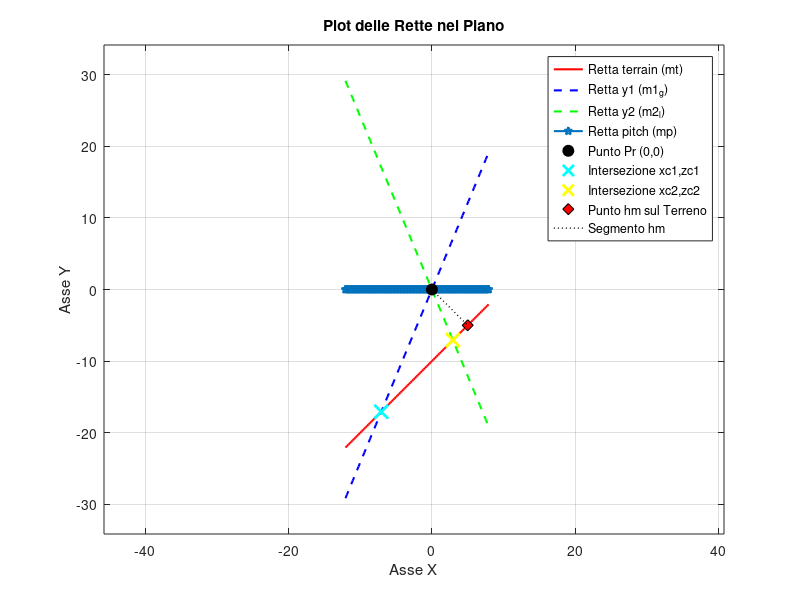

Reproduce this figure in MATLAB.
clear; close all; clc;

% Flag per usare angoli specifici o generati randomicamente
use_specific_angles = true; % Imposta a 'false' per angoli randomici
tolerance = 1e-4;
areDifferent = @(a, b, tol) abs(a - b) > tol * max(abs(a), abs(b));

%% Measuraments Variables
pr = [0,0]';
qt = - 10;
Gamma = -pi/8;
Lambda = pi/8;

if use_specific_angles
    beta = pi/4;
    theta = 0;
else
    % random angles generator
    lower_bound = -pi/2;
    upper_bound = pi/2;
    % Genera un singolo angolo randomico
    beta = lower_bound + (upper_bound - lower_bound) * rand();
    lower_bound = -pi/4;
    upper_bound = pi/4;
    theta = lower_bound + (upper_bound - lower_bound) * rand();
end

beta_ang = rad2deg(beta)
theat_ang = rad2deg(theta)

m1_g = tan((3*pi/2 + Gamma + theta)); 
m2_l = tan((3*pi/2 + Lambda + theta));
    
mt = tan(beta);
mp = tan(theta);
% robot position

q1 = pr(2) - m1_g*pr(1);
q2 = pr(2) - m2_l*pr(1);
qp = pr(2) - mp*pr(1);

z_r = [0, -1]';
Ry_2D = [cos(theta), -sin(theta);
      sin(theta),  cos(theta)];
z_r = Ry_2D*z_r;

% computation for y1 
xc1 = (q1 - qt) / (mt - m1_g);
zc1 = mt * xc1 + qt;
ang1 = (3*pi/2 + Gamma + theta)/pi*180;
y1m = norm([pr(1) - xc1; pr(2) - zc1]);
v_p1 = [xc1 - pr(1); zc1 - pr(2)];
visibile_y1 = dot(z_r, v_p1) > 0;
if ~visibile_y1
    fprintf('Errore in visibilità y1 \n');
    y1m = 500000;
end

% Computation for y2
xc2 = (q2 - qt) / (mt - m2_l);
zc2 = mt * xc2 + qt;
ang2 = (Lambda + theta)/pi*180;
y2m = norm([pr(1) - xc2; pr(2) - zc2]);
v_p2 = [xc2 - pr(1); zc2 - pr(2)];
visibile_y2 = dot(z_r, v_p2) > 0;

if ~visibile_y2
    fprintf('Errore in visibilità y2 \n');
    y2m = 500000;
end

% valore da ottenere di h
hm = (abs(mt*pr(1) - pr(2) + qt))/ (sqrt(mt^2 + 1));

% Y computation
y1_abs = hm/abs(cos(Gamma - (beta - theta)));
y1 = hm/(cos(Gamma - (beta - theta)));
y2_abs = hm/abs(cos(Lambda - (beta - theta)));
y2 = hm/(cos(Lambda - (beta - theta)));

% h check
h_y1 = y1m*(cos(Gamma - (beta - theta)));
h_y2_abs = y2m * abs(cos(Lambda - (beta - theta)));

fprintf('\nValori Calcolati:\n');
fprintf('hm: %.4f\n', hm);
fprintf('y1m: %.4f\n', y1m);
fprintf('y2m: %.4f\n', y2m);

if areDifferent(hm, h_y1, tolerance) || areDifferent(h_y1, h_y2_abs, tolerance)
    fprintf('Errore in h measurament\n');
    fprintf('hm: %.4f\n', hm);
    fprintf('h_y1: %.4f\n', h_y1);
    fprintf('h_y2_abs: %.4f\n', h_y2_abs);
end

if areDifferent(y1m, y1_abs, tolerance) || areDifferent(y1_abs, y1, tolerance)
    fprintf('Errore in y1\n');
    fprintf('y1m: %.4f\n', y1m);
    fprintf('y1_abs: %.4f\n', y1_abs);
    fprintf('y1: %.4f\n', y1);
end

if areDifferent(y2m, y2_abs, tolerance) || areDifferent(y2_abs, y2, tolerance)
    fprintf('Errore in y2 \n');
    fprintf('y2m: %.4f\n', y2m);
    fprintf('y2_abs: %.4f\n', y2_abs);
    fprintf('y2: %.4f\n', y2);
end

% plot
% Intervallo di x per il plot
x_min = min([pr(1), xc1, xc2]) - 5;
x_max = max([pr(1), xc1, xc2]) + 5;
x_values = linspace(x_min, x_max, 100);

% Equazioni delle rette
y_mt = mt * x_values + qt;
y_m1g = m1_g * x_values + q1; 
y_m2l = m2_l * x_values + q2;
y_mp = mp * x_values + qp;

% plot per h
m_perp = -1/mt; 
b_perp = pr(2) - m_perp * pr(1); 
x_hm = (b_perp - qt) / (mt - m_perp);
y_hm = mt * x_hm + qt;

figure;
hold on;
grid on;
box on;

plot(x_values, y_mt, 'r-', 'LineWidth', 1.5, 'DisplayName', 'Retta terrain (mt)');
plot(x_values, y_m1g, 'b--', 'LineWidth', 1.5, 'DisplayName', 'Retta y1 (m1_g)');
plot(x_values, y_m2l, 'g--', 'LineWidth', 1.5, 'DisplayName', 'Retta y2 (m2_l)');
plot(x_values, y_mp, 'p-', 'LineWidth', 1.5, 'DisplayName', 'Retta pitch (mp)');

% Plot dei punti noti
plot(pr(1), pr(2), 'ko', 'MarkerFaceColor', 'k', 'MarkerSize', 8, 'DisplayName', 'Punto Pr (0,0)');
plot(xc1, zc1, 'cx', 'MarkerSize', 10, 'LineWidth', 2, 'DisplayName', 'Intersezione xc1,zc1');
plot(xc2, zc2, 'yx', 'MarkerSize', 10, 'LineWidth', 2, 'DisplayName', 'Intersezione xc2,zc2');

plot(x_hm, y_hm, 'kd', 'MarkerFaceColor', 'r', 'MarkerSize', 8, 'DisplayName', 'Punto hm sul Terreno'); % Punto hm
plot([pr(1), x_hm], [pr(2), y_hm], 'k:', 'LineWidth', 1, 'DisplayName', 'Segmento hm'); % Retta congiungente

% Aggiungi etichette e legenda
xlabel('Asse X');
ylabel('Asse Y');
title('Plot delle Rette nel Piano');
legend('Location', 'best');
axis equal; % Assicura che le unità sugli assi siano uguali per evitare distorsioni angolari
ylim_auto = [min([min(y_mt), min(y_m1g), min(y_m2l), qt, zc1, zc2])-5, max([max(y_mt), max(y_m1g), max(y_m2l), qt, zc1, zc2])+5];
if isfinite(ylim_auto(1)) && isfinite(ylim_auto(2))
    ylim(ylim_auto);
end
hold off;
